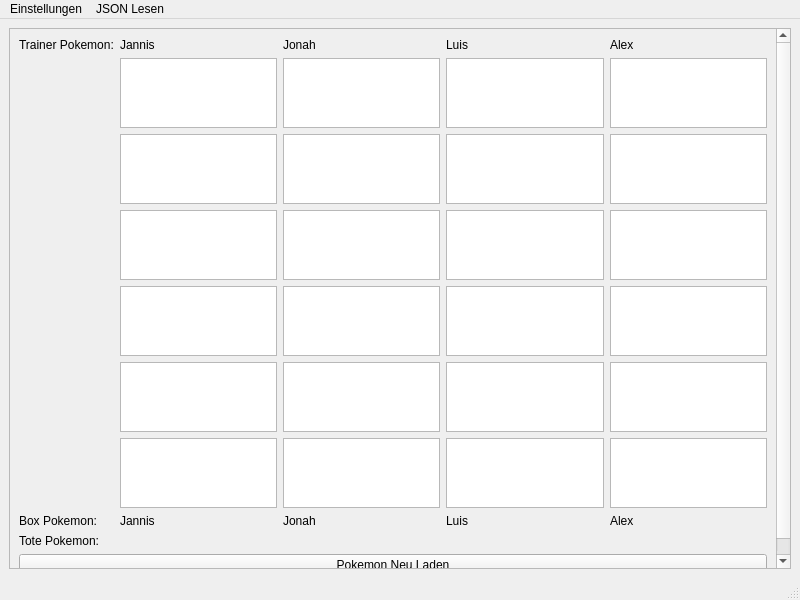
<?xml version="1.0" encoding="UTF-8"?>
<ui version="4.0">
 <class>MainWindow</class>
 <widget class="QMainWindow" name="MainWindow">
  <property name="geometry">
   <rect>
    <x>0</x>
    <y>0</y>
    <width>800</width>
    <height>600</height>
   </rect>
  </property>
  <property name="windowTitle">
   <string>MainWindow</string>
  </property>
  <widget class="QWidget" name="centralwidget">
   <layout class="QGridLayout" name="gridLayout">
    <item row="0" column="0">
     <widget class="QScrollArea" name="scrollArea">
      <property name="widgetResizable">
       <bool>true</bool>
      </property>
      <widget class="QWidget" name="scrollAreaWidgetContents">
       <property name="geometry">
        <rect>
         <x>0</x>
         <y>0</y>
         <width>766</width>
         <height>566</height>
        </rect>
       </property>
       <layout class="QGridLayout" name="gridLayout_3">
        <item row="1" column="1">
         <layout class="QGridLayout" name="gridLayout_2">
          <item row="1" column="0">
           <widget class="QLabel" name="labelTrainer">
            <property name="text">
             <string>Trainer Pokemon:</string>
            </property>
           </widget>
          </item>
          <item row="9" column="2">
           <widget class="QLabel" name="labelBoxJonah">
            <property name="text">
             <string>Jonah</string>
            </property>
           </widget>
          </item>
          <item row="5" column="3">
           <widget class="QListWidget" name="listWidget_17"/>
          </item>
          <item row="4" column="4">
           <widget class="QListWidget" name="listWidget_15"/>
          </item>
          <item row="3" column="3">
           <widget class="QListWidget" name="listWidget_11"/>
          </item>
          <item row="6" column="1">
           <widget class="QListWidget" name="listWidget_3"/>
          </item>
          <item row="2" column="3">
           <widget class="QListWidget" name="listWidget_8"/>
          </item>
          <item row="1" column="4">
           <widget class="QLabel" name="labelTrainerAlex">
            <property name="text">
             <string>Alex</string>
            </property>
           </widget>
          </item>
          <item row="2" column="4">
           <widget class="QListWidget" name="listWidget_9"/>
          </item>
          <item row="7" column="3">
           <widget class="QListWidget" name="listWidget_23"/>
          </item>
          <item row="2" column="1">
           <widget class="QListWidget" name="listWidget"/>
          </item>
          <item row="10" column="0">
           <widget class="QLabel" name="labelDead">
            <property name="text">
             <string>Tote Pokemon:</string>
            </property>
           </widget>
          </item>
          <item row="1" column="3">
           <widget class="QLabel" name="labelTrainerLuis">
            <property name="text">
             <string>Luis</string>
            </property>
           </widget>
          </item>
          <item row="9" column="0">
           <widget class="QLabel" name="labelBox">
            <property name="text">
             <string>Box Pokemon:</string>
            </property>
           </widget>
          </item>
          <item row="4" column="2">
           <widget class="QListWidget" name="listWidget_13"/>
          </item>
          <item row="1" column="1">
           <widget class="QLabel" name="labelTrainerJannis">
            <property name="text">
             <string>Jannis</string>
            </property>
           </widget>
          </item>
          <item row="4" column="1">
           <widget class="QListWidget" name="listWidget_6"/>
          </item>
          <item row="5" column="1">
           <widget class="QListWidget" name="listWidget_5"/>
          </item>
          <item row="9" column="3">
           <widget class="QLabel" name="labelBoxLuis">
            <property name="text">
             <string>Luis</string>
            </property>
           </widget>
          </item>
          <item row="4" column="3">
           <widget class="QListWidget" name="listWidget_14"/>
          </item>
          <item row="6" column="2">
           <widget class="QListWidget" name="listWidget_19"/>
          </item>
          <item row="7" column="2">
           <widget class="QListWidget" name="listWidget_22"/>
          </item>
          <item row="9" column="1">
           <widget class="QLabel" name="labelBoxJannis">
            <property name="text">
             <string>Jannis</string>
            </property>
           </widget>
          </item>
          <item row="3" column="1">
           <widget class="QListWidget" name="listWidget_2"/>
          </item>
          <item row="3" column="2">
           <widget class="QListWidget" name="listWidget_10"/>
          </item>
          <item row="9" column="4">
           <widget class="QLabel" name="labelBoxAlex">
            <property name="text">
             <string>Alex</string>
            </property>
           </widget>
          </item>
          <item row="5" column="4">
           <widget class="QListWidget" name="listWidget_18"/>
          </item>
          <item row="3" column="4">
           <widget class="QListWidget" name="listWidget_12"/>
          </item>
          <item row="7" column="4">
           <widget class="QListWidget" name="listWidget_24"/>
          </item>
          <item row="1" column="2">
           <widget class="QLabel" name="labelTrainerJonah">
            <property name="text">
             <string>Jonah</string>
            </property>
           </widget>
          </item>
          <item row="2" column="2">
           <widget class="QListWidget" name="listWidget_7"/>
          </item>
          <item row="5" column="2">
           <widget class="QListWidget" name="listWidget_16"/>
          </item>
          <item row="7" column="1">
           <widget class="QListWidget" name="listWidget_4"/>
          </item>
          <item row="6" column="4">
           <widget class="QListWidget" name="listWidget_21"/>
          </item>
          <item row="6" column="3">
           <widget class="QListWidget" name="listWidget_20"/>
          </item>
         </layout>
        </item>
        <item row="2" column="1">
         <widget class="QPushButton" name="pushButtonReLoad">
          <property name="text">
           <string>Pokemon Neu Laden</string>
          </property>
         </widget>
        </item>
       </layout>
      </widget>
     </widget>
    </item>
   </layout>
  </widget>
  <widget class="QMenuBar" name="menubar">
   <property name="geometry">
    <rect>
     <x>0</x>
     <y>0</y>
     <width>800</width>
     <height>21</height>
    </rect>
   </property>
   <widget class="QMenu" name="menuJSON_Lesen">
    <property name="title">
     <string>JSON Lesen</string>
    </property>
    <addaction name="actionJSON_lesen"/>
    <addaction name="actionJSON_schreiben"/>
   </widget>
   <widget class="QMenu" name="menuEinstellungen">
    <property name="title">
     <string>Einstellungen</string>
    </property>
    <addaction name="action_ndere_den_JSON_Dateipfad"/>
    <addaction name="action_ffne_Admin_Einstellungen"/>
   </widget>
   <addaction name="menuEinstellungen"/>
   <addaction name="menuJSON_Lesen"/>
  </widget>
  <widget class="QStatusBar" name="statusbar"/>
  <action name="actionJSON_lesen">
   <property name="text">
    <string>JSON lesen</string>
   </property>
  </action>
  <action name="actionJSON_schreiben">
   <property name="text">
    <string>JSON schreiben</string>
   </property>
  </action>
  <action name="action_ndere_den_JSON_Dateipfad">
   <property name="text">
    <string>Ändere den JSON Dateipfad</string>
   </property>
  </action>
  <action name="action_ffne_Admin_Einstellungen">
   <property name="text">
    <string>Öffne Admin Einstellungen</string>
   </property>
  </action>
 </widget>
 <resources/>
 <connections/>
</ui>
